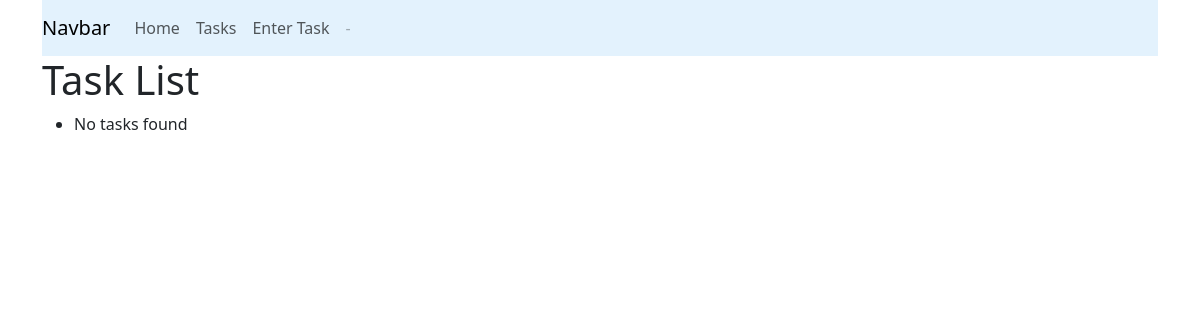
The page /task/ on the database as committed earlier.
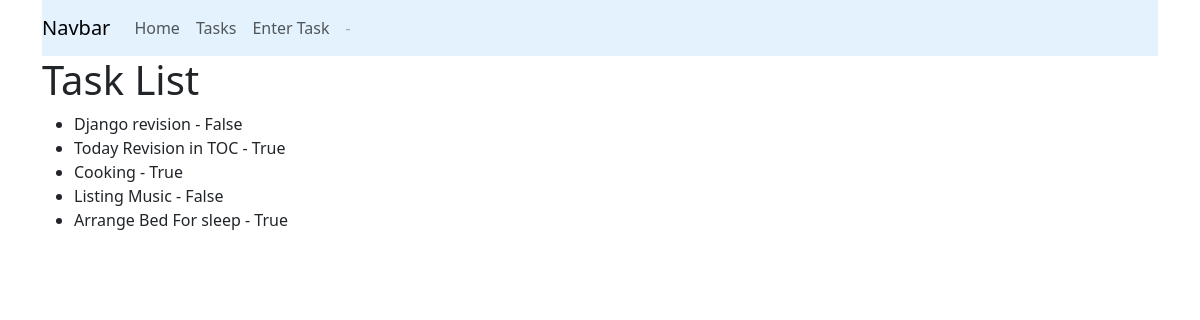
The same page on the database as committed later.
### tasks/models.py (models this page shows)
class Task(models.Model):
    title = models.CharField(max_length=200)
    description = models.CharField(max_length=500)
    created_at = models.DateTimeField(auto_now_add=True)
    is_completed = models.BooleanField(default=False)

### tasks/views.py (the view)
# urls.py: path("", views.home, name="task"),
def home(request):
    data = {
        'all_tasks': Task.objects.all(),
        'title': "Task"
    }
    return render(request, "task.html", data)

### tasks/templates/task.html
{% extends "index.html" %}
{% block content %}
<h1>Task List</h1>
<ul>
  {% for t in all_tasks %}
    <li>{{ t.title }} - {{ t.is_completed }}</li>
  {% empty %}
    <li>No tasks found</li>
  {% endfor %}
</ul>
{% endblock %}

### templates/index.html (shortened to what this page needs)
<!DOCTYPE html>
<html lang="en">
<head>
    <link href="https://cdn.jsdelivr.net/npm/bootstrap@5.3.8/dist/css/bootstrap.min.css" rel="stylesheet">
</head>
<body>
    <div class="container">
        {% include 'header.html' %}
            {% block content %}
            {% endblock %}
    </div>
</body>
</html>

### templates/header.html (shortened to what this page needs)
<header>
<nav class="navbar navbar-expand-lg navbar-light" style="background-color: #e3f2fd">
    <a class="navbar-brand" href="#">Navbar</a>
    <div class="collapse navbar-collapse" id="navbarNav">
        <ul class="navbar-nav">
            <li class="nav-item active">
                <a class="nav-link" href="{%  url 'index' %}">Home</a>
            </li>
            <li class="nav-item">
                <a class="nav-link" href="{% url 'task' %}">Tasks</a>
            </li>
            <li class="nav-item">
                <a class="nav-link" href="{% url 'add_task' %}">Enter Task</a>
            </li>
            <li class="nav-item">
                <a class="nav-link disabled" href="#">-</a>
            </li>
        </ul>
    </div>
</nav>
</header>

Rows that differ between the two databases and show on the page:
added Task: title "Django revision", is_completed "False"
added Task: title "Today Revision in TOC", is_completed "True"
added Task: title "Cooking", is_completed "True"
added Task: title "Listing Music", is_completed "False"
added Task: title "Arrange Bed For sleep", is_completed "True"
Other text that changed with them:
text no longer shown: "No tasks found"
